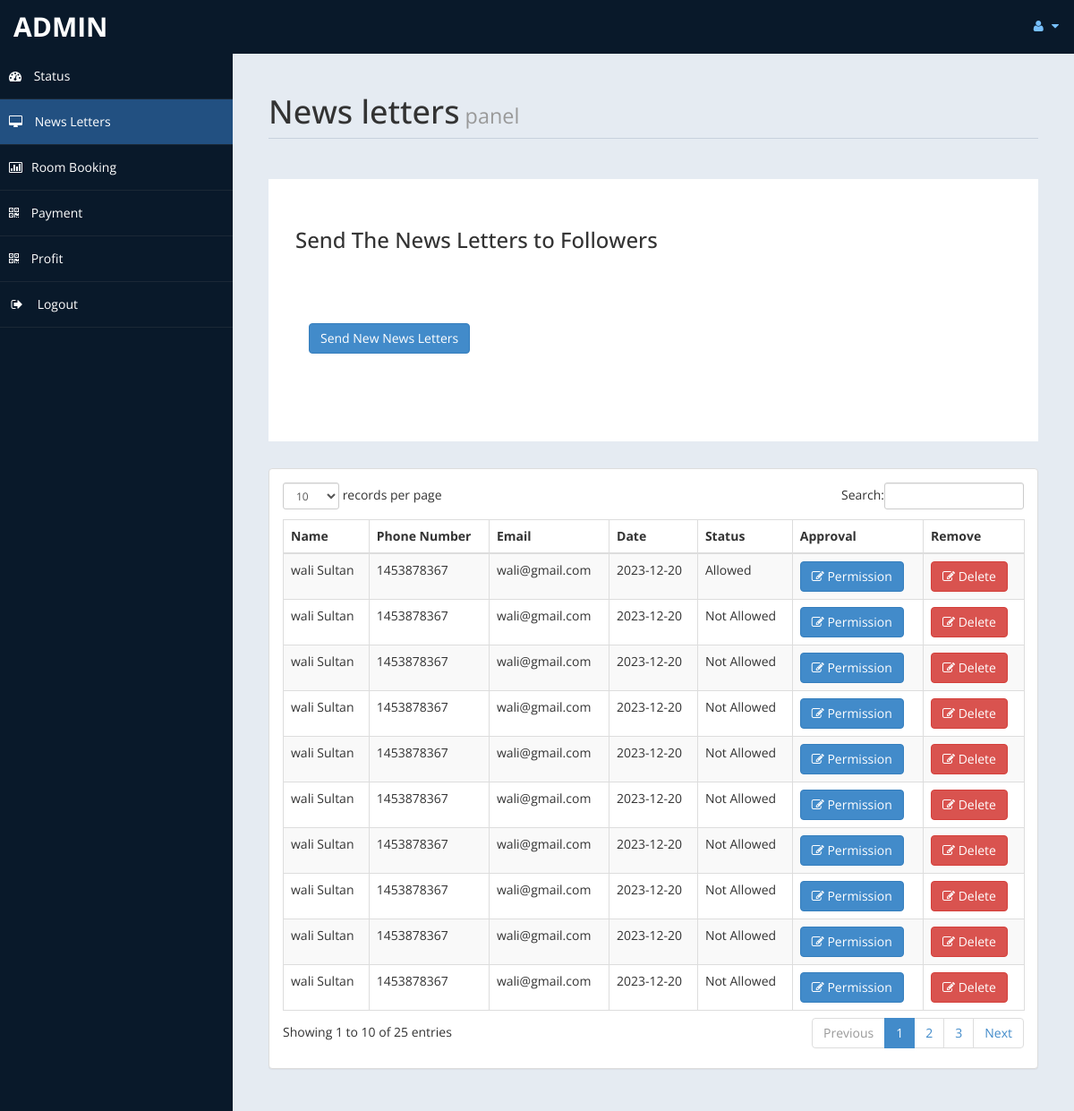
Screenshot of /admin/messages.php (signed in) with the database file from the repository.
### tables this page shows
CREATE TABLE `contact` (
  `id` int(10) UNSIGNED NOT NULL,
  `fullname` varchar(100) DEFAULT NULL,
  `phoneno` int(10) DEFAULT NULL,
  `email` text,
  `cdate` date DEFAULT NULL,
  `approval` varchar(12) DEFAULT NULL
);

### admin/messages.php (the view, shortened to what this page needs)
<!DOCTYPE html>
<html xmlns="http://www.w3.org/1999/xhtml">
<head>
    <link href="assets/css/bootstrap.css" rel="stylesheet" />
    <link href="assets/css/font-awesome.css" rel="stylesheet" />
    <link href="assets/css/custom-styles.css" rel="stylesheet" />
    <link href="assets/js/dataTables/dataTables.bootstrap.css" rel="stylesheet" />
</head>
<body>
    <div id="wrapper">
        <nav class="navbar navbar-default top-navbar" role="navigation">
            <div class="navbar-header">
                <a class="navbar-brand" href="home.php"><?php echo $_SESSION["user"]; ?> </a>
            </div>
            <ul class="nav navbar-top-links navbar-right">
                <li class="dropdown">
                    <a class="dropdown-toggle" data-toggle="dropdown" href="#" aria-expanded="false">
                        <i class="fa fa-user fa-fw"></i> <i class="fa fa-caret-down"></i>
                    </a>
                </li>
            </ul>
        </nav>
        <nav class="navbar-default navbar-side" role="navigation">
            <div class="sidebar-collapse">
                <ul class="nav" id="main-menu">
                    <li>
                        <a href="home.php"><i class="fa fa-dashboard"></i> Status</a>
                    </li>
                    <li>
                        <a class="active-menu" href="messages.php"><i class="fa fa-desktop"></i> News Letters</a>
                    </li>
					<li>
                        <a href="roombook.php"><i class="fa fa-bar-chart-o"></i>Room Booking</a>
                    </li>
                    <li>
                        <a href="Payment.php"><i class="fa fa-qrcode"></i> Payment</a>
                    </li>
                    <li>
                        <a  href="profit.php"><i class="fa fa-qrcode"></i> Profit</a>
                    </li>
                    <li>
                        <a href="logout.php" ><i class="fa fa-sign-out fa-fw"></i> Logout</a>
                    </li>
            </div>
        </nav>
        <div id="page-wrapper" >
            <div id="page-inner">
			 <div class="row">
                    <div class="col-md-12">
                        <h1 class="page-header">
                           News letters<small> panel</small>
                        </h1>
                    </div>
                </div>
				 <?php
				include('db.php');
			   ?>
				 <div class="row">
                <div class="col-md-12">
                    <div class="jumbotron">
                        <h3>Send The News Letters to Followers</h3>
                        <p></p>
                        <p>
						<div class="panel-body">
                            <button class="btn btn-primary btn" data-toggle="modal" data-target="#myModal">
                              Send New News Letters
                            </button>
                            </div>
                        </div>
                    </div>
                </div>
            </div>
               <?php
				$sql = "SELECT * FROM `contact`";
				$re = mysqli_query($con,$sql);
			   ?>
            <div class="row">
                <div class="col-md-12">
                    <div class="panel panel-default">
                        <div class="panel-body">
                            <div class="table-responsive">
                                <table class="table table-striped table-bordered table-hover" id="dataTables-example">
                                    <thead>
                                        <tr>
                                            <th>Name</th>
											<th>Phone Number</th>
                                            <th>Email</th>
                                            <th>Date</th>
											<th>Status</th>
											<th>Approval</th>
											<th>Remove</th>
                                        </tr>
                                    </thead>
                                    <tbody>
									<?php
										while($row = mysqli_fetch_array($re))
										{
											$id = $row['id'];
											if($id % 2 ==1 )
											{
												echo"<tr class='gradeC'>
													<td>".$row['fullname']."</td>
													<td>".$row['phoneno']."</td>
													<td>".$row['email']."</td>
													<td>".$row['cdate']."</td>
													<td>".$row['approval']."</td>
													<td><a href=newsletter.php?eid=".$id ." <button class='btn btn-primary'> <i class='fa fa-edit' ></i> Permission</button></td>
													<td><a href=newsletterdel.php?eid=".$id ." <button class='btn btn-danger'> <i class='fa fa-edit' ></i> Delete</button></td>
												</tr>";
											}
											else
											{
												echo"<tr class='gradeU'>
													<td>".$row['fullname']."</td>
													<td>".$row['phoneno']."</td>
													<td>".$row['email']."</td>
													<td>".$row['cdate']."</td>
													<td>".$row['approval']."</td>
													<td><a href=newsletter.php?eid=".$id." <button class='btn btn-primary'> <i class='fa fa-edit' ></i> Permission</button></td>
													<td><a href=newsletterdel.php?eid=".$id ." <button class='btn btn-danger'> <i class='fa fa-edit' ></i> Delete </button></td>
												</tr>";
											}
										}
									?>
                                    </tbody>
                                </table>
                            </div>
                        </div>
                    </div>
                </div>
            </div>
                </div>
            </div>
</body>
</html>

### admin/assets/css/custom-styles.css (style rules this page uses)
body { font-family: 'Open Sans', sans-serif; }
#wrapper { width: 100%; background:#09192A; }
#page-wrapper { padding: 15px 15px; min-height: 600px; background:#E5EBF2; }
#page-inner { width:100%; margin:10px 20px 10px 0px; background-color:transparent; padding:10px; min-height:1200px; }
h1, .h1, h2, .h2, h3, .h3 { margin-top: 7px; margin-bottom: -5px; }
p { font-size:16px; line-height:25px; padding-top:20px; }
.page-header { padding-bottom: 9px; margin: 10px 0 45px; border-bottom: 1px solid #C7D1DD; }
.jumbotron, .well { background:#fff; }
.top-navbar { margin:0px; }
.top-navbar .navbar-brand { color: #fff; width: 260px; text-align: left; height: 60px; font-size: 30px; font-weight: 700; text-transform: uppercase; line-height: 30px; }
.top-navbar .nav > li { position: relative; display: inline-block; }
.top-navbar .nav > li > a { position: relative; display: block; padding: 19px 15px; color: #77C0FD; }
.active-menu { background-color:#225081!important; }
.sidebar-collapse , .sidebar-collapse .nav { background:none; }
.sidebar-collapse .nav { padding:0; }
.sidebar-collapse .nav > li > a { color:#fff; background:transparent; text-shadow:none; }
.sidebar-collapse > .nav > li > a { padding:15px 10px; }
.sidebar-collapse > .nav > li { border-bottom: 1px solid rgba(107, 108, 109, 0.19); }
.navbar-side { border:none; background-color: transparent; }
.top-navbar { background:#09192A; border-bottom:none; }
.top-navbar .nav > li > a > i { margin-right: 2px; }
.navbar-default { border:0px solid black; }
.navbar-header { background: #09192A; }
.nav > li > a > i { margin-right:10px; }
@media (min-width:768px) { #page-wrapper { margin: 0 0 0 260px; padding: 15px 30px; min-height: 1200px; } }
@media (min-width:768px) { .navbar-side { z-index: 1; position: absolute; width: 260px; } }
@media (min-width:768px) { .navbar { border-radius: 0px; } }

### rows the page displays
contact: fullname "wali Sultan", phoneno "1453878367", email "wali@gmail.com", cdate "2023-12-20", approval "Allowed"
contact: fullname "wali Sultan", phoneno "1453878367", email "wali@gmail.com", cdate "2023-12-20", approval "Not Allowed"
contact: fullname "wali Sultan", phoneno "1453878367", email "wali@gmail.com", cdate "2023-12-20", approval "Not Allowed"
contact: fullname "wali Sultan", phoneno "1453878367", email "wali@gmail.com", cdate "2023-12-20", approval "Not Allowed"
contact: fullname "wali Sultan", phoneno "1453878367", email "wali@gmail.com", cdate "2023-12-20", approval "Not Allowed"
contact: fullname "wali Sultan", phoneno "1453878367", email "wali@gmail.com", cdate "2023-12-20", approval "Not Allowed"
contact: fullname "wali Sultan", phoneno "1453878367", email "wali@gmail.com", cdate "2023-12-20", approval "Not Allowed"
contact: fullname "wali Sultan", phoneno "1453878367", email "wali@gmail.com", cdate "2023-12-20", approval "Not Allowed"
contact: fullname "wali Sultan", phoneno "1453878367", email "wali@gmail.com", cdate "2023-12-20", approval "Not Allowed"
contact: fullname "wali Sultan", phoneno "1453878367", email "wali@gmail.com", cdate "2023-12-20", approval "Not Allowed"

### other values shown
$_SESSION["user"] "ADMIN"
